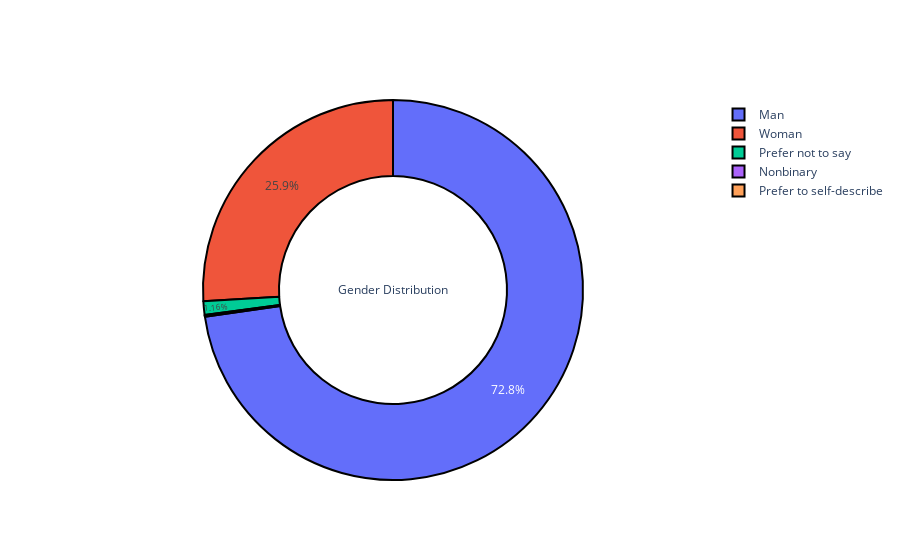

Notebook code cell kept with this figure:
### Code cell
figure=go.Figure(data=[pie_plot(df['Q2'].value_counts(), 'Gender Distribution')])
iplot(figure)

### Figure 1 — Plotly figure (JSON) as saved in the notebook; plotly's stock layout.template omitted (floating-point values rounded to 4 significant figures)
{"data": [{"hole": 0.6, "hoverinfo": "percent+value+label", "labels": ["Man", "Woman", "Prefer not to say", "Nonbinary", "Prefer to self-describe"], "marker": {"colors": [[0.9932, 0.9062, 0.1439, 1], [0.9063, 0.8949, 0.09813, 1], [0.8146, 0.8834, 0.1103, 1], [0.7099, 0.8688, 0.1693, 1], [0.6163, 0.8527, 0.2301, 1], [0.516, 0.8312, 0.2943, 1], [0.431, 0.8085, 0.3465, 1], [0.3441, 0.78, 0.3974, 1], [0.2741, 0.752, 0.4366, 1], [0.208, 0.7187, 0.4729, 1], [0.162, 0.6873, 0.4991, 1], [0.1301, 0.6514, 0.5216, 1], [0.1197, 0.6185, 0.5363, 1], [0.1235, 0.5817, 0.5474, 1], [0.1337, 0.5485, 0.5535, 1], [0.1476, 0.5117, 0.557, 1], [0.1607, 0.4785, 0.5581, 1], [0.1758, 0.4413, 0.5577, 1], [0.1906, 0.4071, 0.5561, 1], [0.2086, 0.3678, 0.5527, 1], [0.2259, 0.3308, 0.5473, 1], [0.245, 0.2877, 0.5373, 1], [0.2606, 0.2469, 0.5228, 1], [0.2741, 0.1997, 0.4989, 1], [0.2814, 0.1558, 0.4692, 1], [0.2829, 0.1054, 0.4269, 1], [0.2779, 0.05632, 0.3812, 1], [0.267, 0.004874, 0.3294, 1]], "line": {"color": "#000000", "width": 2}}, "showlegend": true, "textinfo": "percent", "textposition": "inside", "title": {"text": "Gender Distribution"}, "type": "pie", "values": [2070, 738, 33, 2, 2]}], "layout": {}}
